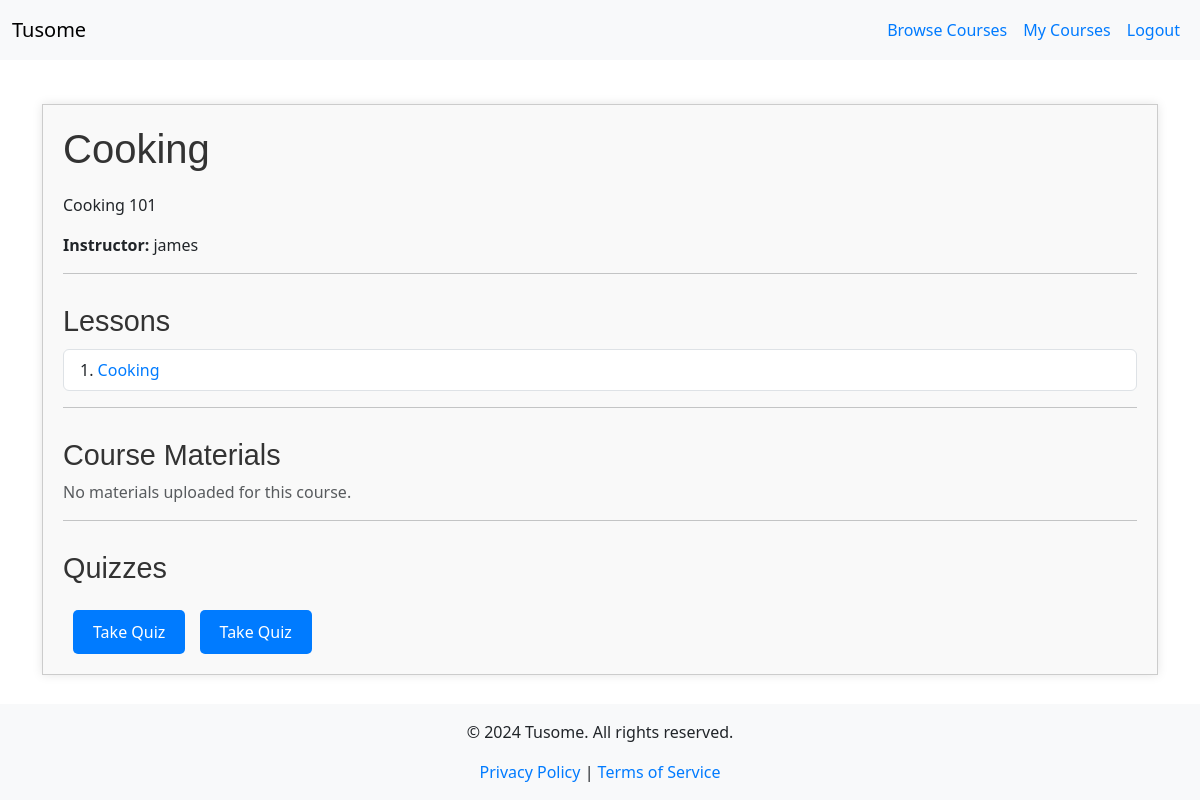
The page /course/1 (signed in) on the database as committed earlier.
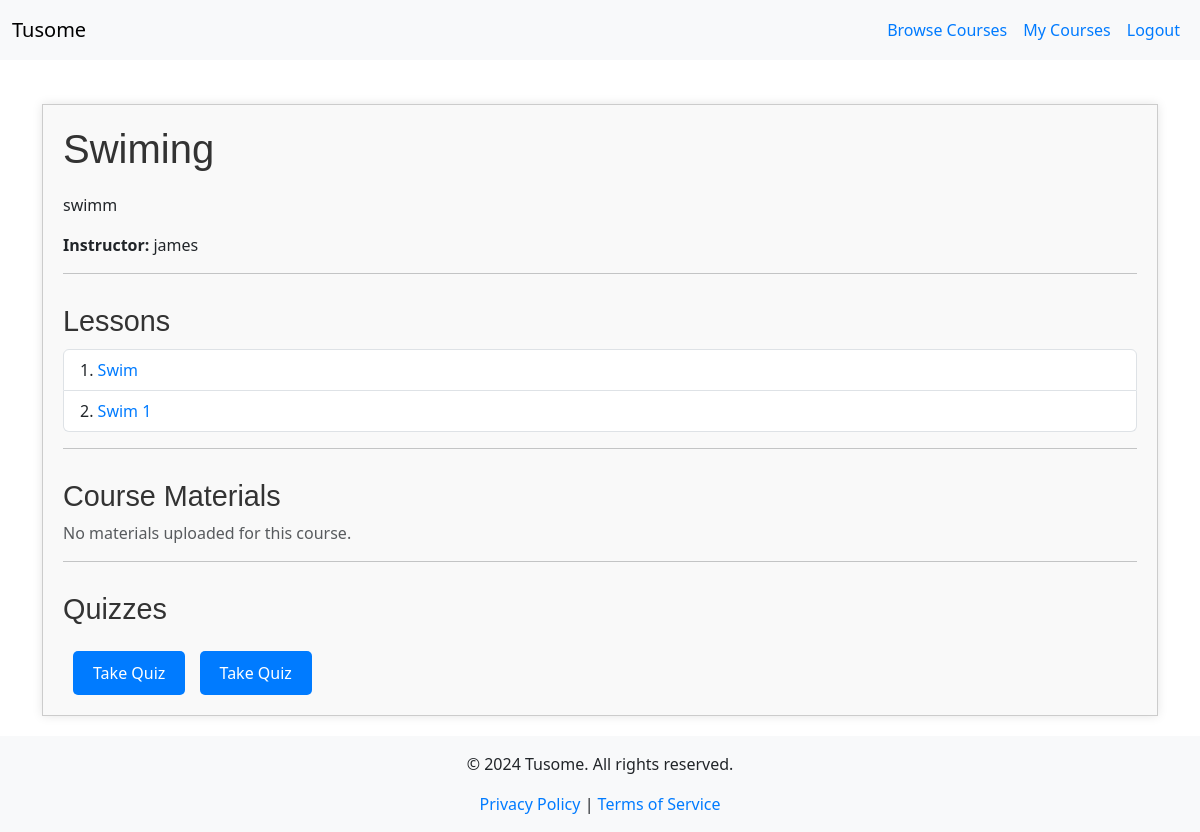
The same page on the database as committed later.
### models.py (models this page shows)
class Course(db.Model):
    id = db.Column(db.Integer, primary_key=True)
    title = db.Column(db.String(200), nullable=False)
    description = db.Column(db.Text, nullable=False)
    is_featured = db.Column(db.Boolean, default=False)
    instructor_id = db.Column(db.Integer, db.ForeignKey('instructor.id'), nullable=False)
    instructor = db.relationship('Instructor', back_populates='courses')
    lessons = db.relationship('Lesson', back_populates='course', lazy=True)
    quizzes = db.relationship('Quiz', back_populates='course', lazy=True)
    materials = db.relationship('CourseMaterial', back_populates='course', lazy=True)
    enrollments = db.relationship('Enrollment', back_populates='course', lazy=True)
    submissions = db.relationship('Submission', back_populates='course', lazy=True)

class Lesson(db.Model):
    id = db.Column(db.Integer, primary_key=True)
    title = db.Column(db.String(200), nullable=False)
    content = db.Column(db.Text, nullable=False)
    slug = db.Column(db.String(100), unique=True, nullable=False)  # Use this for the URL
    course_id = db.Column(db.Integer, db.ForeignKey('course.id'), nullable=False)
    course = db.relationship('Course', back_populates='lessons')

class Quiz(db.Model):
    id = db.Column(db.Integer, primary_key=True)
    course_id = db.Column(db.Integer, db.ForeignKey('course.id'), nullable=False)
    title = db.Column(db.String(200), nullable=False)
    status = db.Column(db.String(20), nullable=False)
    course = db.relationship('Course', back_populates='quizzes')
    questions = db.relationship('Question', back_populates='quiz', lazy=True)
    quiz_submissions = db.relationship('QuizSubmission', back_populates='quiz', lazy=True)

### app.py (the view, shortened to what this page needs)
@app.route('/course/<int:course_id>')
@login_required
def course_details(course_id):
    course = Course.query.get_or_404(course_id)
    if current_user.role == RoleEnum.STUDENT:
        enrollment = Enrollment.query.filter_by(student_id=current_user.student.id, course_id=course_id).first()
        if not enrollment:
            flash('You are not enrolled in this course.', 'danger')
            return redirect(url_for('browse_courses'))
        lessons = course.lessons
        materials = course.materials
        quizzes = course.quizzes
        return render_template('course_details.html', course=course, lessons=lessons, materials=materials, quizzes=quizzes)
    else:
        flash('Access denied.', 'danger')
        abort(403)

### app.py (called while the page is built)
@app.context_processor
def inject_current_year():
    return {'current_year': datetime.utcnow().year}

@login_manager.user_loader
def load_user(user_id):
    return User.query.get(int(user_id))

@app.context_processor
def inject_roleenum():
    return dict(RoleEnum=RoleEnum)

### templates/course_details.html (shortened to what this page needs)
{% extends "base.html" %}
{% block content %}
<div class="course-container">
    <h2>{{ course.title }}</h2>
    <p>{{ course.description }}</p>
    <p><strong>Instructor:</strong> {{ course.instructor.user.username }}</p>
    <hr>
    <h3>Lessons</h3>
    {% if course.lessons %}
      <ul class="list-group">
        {% for lesson in course.lessons %}
          <li class="list-group-item d-flex justify-content-between align-items-center">
            <span>{{ loop.index }}. <a href="{{ url_for('lesson_detail', slug=lesson.slug) }}">{{ lesson.title }}</a></span>
          </li>
        {% endfor %}
      </ul>
    {% else %}
      <p class="text-muted">No lessons available for this course.</p>
    {% endif %}
    <hr>
    <h3>Course Materials</h3>
    {% if materials %}
      <ul class="list-group">
        {% for material in materials %}
          <li class="list-group-item d-flex justify-content-between align-items-center">
            <span>{{ material.filename }} ({{ material.size }} KB)</span>
            <a href="{{ url_for('download_material', material_id=material.id) }}" class="btn btn-secondary btn-sm">Download</a>
          </li>
        {% endfor %}
      </ul>
    {% else %}
      <p class="text-muted">No materials uploaded for this course.</p>
    {% endif %}
    <hr>
    <h3>Quizzes</h3>
    {% if current_user.is_authenticated and current_user.role == RoleEnum.STUDENT %}
      {% for quiz in quizzes %}
          <a href="{{ url_for('take_quiz', course_id=course.id, quiz_id=quiz.id) }}" class="btn btn-success mt-3">Take Quiz</a>
      {% endfor %}
    {% endif %}
</div>
{% endblock %}

Rows that differ between the two databases and show on the page:
changed Course: title "Cooking" → "Swiming"; description "Cooking 101" → "swimm"
now on this page (row edited): Lesson: title "Swim"
changed Lesson: title "Cooking" → "Swim 1"
